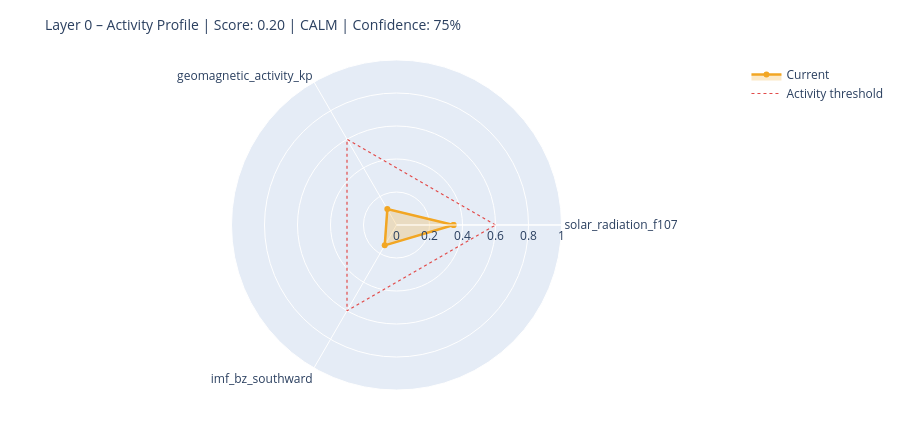

Notebook source saved alongside this figure:
### Markdown cell above
---
## 6. State Assessment & Handoff to Layer 1

### Code cell
# ============================================================
# STEP 1 – Collect raw values with source modes
# Mode: 'primary' | 'fallback_3h' | 'last_valid' | 'missing'
# ============================================================

def safe_last(df, col):
    if df is None or col not in df.columns: return None
    s = df[col].dropna()
    return float(s.iloc[-1]) if not s.empty else None

f107_now = safe_last(df_f107, 'f10.7')
bz_now   = safe_last(df_mag,  'bz_gsm')
kp_now   = safe_last(df_kp,   'kp')
sw_now   = safe_last(df_sw,   'speed')

source_modes = {
    'F10.7':    'primary'  if f107_now is not None else 'missing',
    'Kp':       'primary'  if kp_now   is not None else 'missing',
    'IMF_Bz':   'primary'  if bz_now   is not None else 'missing',
    'SW_speed': 'primary'  if sw_now   is not None else 'missing',
}

# Kp Fallback – 3h endpoint
if kp_now is None:
    try:
        r = requests.get(
            'https://services.swpc.noaa.gov/json/noaa-planetary-k-index.json',
            timeout=10)
        r.raise_for_status()
        fb = pd.DataFrame(r.json())
        tc = next((c for c in fb.columns if 'time' in c.lower()), fb.columns[0])
        kc = next((c for c in fb.columns if 'kp' in c.lower() and c != tc), None)
        if kc:
            fb[kc] = fb[kc].astype(str).str.extract(r'([0-9]+(?:\.[0-9]*)?)')[0]
            fb[kc] = pd.to_numeric(fb[kc], errors='coerce')
            fb = fb[fb[kc] >= 0].dropna(subset=[kc])
            if not fb.empty:
                kp_now = float(fb[kc].iloc[-1])
                source_modes['Kp'] = 'fallback_3h'
                print(f'  Kp fallback (3h): {kp_now:.1f}')
    except Exception as e:
        print(f'  Kp fallback failed: {e}')

# Solar Wind Fallback – last valid value
if sw_now is None and df_sw is not None and 'speed' in df_sw.columns:
    s = df_sw['speed'].dropna()
    if not s.empty:
        sw_now = float(s.iloc[-1])
        source_modes['SW_speed'] = 'last_valid'
        print(f'  SW fallback (last_valid): {sw_now:.0f} km/s')

print()
print('Source modes:', source_modes)

# ============================================================
# STEP 2 – Score from available components only
# ============================================================

def norm(v, lo, hi):
    if v is None: return None
    return max(0.0, min(1.0, (v - lo) / (hi - lo)))

COMPONENTS = {
    'solar_radiation_f107':    (f107_now, norm(f107_now, 60, 250)),
    'geomagnetic_activity_kp': (kp_now,   norm(kp_now,   0,   9)),
    'imf_bz_southward':        (bz_now,   norm(-(bz_now or 0) if bz_now else None, -5, 30)
                                           if bz_now is not None else None),
    'solar_wind_speed':        (sw_now,   norm(sw_now, 300, 800)),
}

available   = {k: v[1] for k, v in COMPONENTS.items() if v[1] is not None}
unavailable = [k for k, v in COMPONENTS.items() if v[1] is None]

layer0_score = round(sum(available.values()) / len(available), 4) if available else None
confidence   = round(len(available) / len(COMPONENTS), 2)

level = ('unknown'  if layer0_score is None
         else 'calm'     if layer0_score < 0.3
         else 'moderate' if layer0_score < 0.6
         else 'active')

# ============================================================
# STEP 3 – Dominant Driver
# ============================================================

def dominant_driver(kp, f107, bz, sw):
    candidates = []
    if kp   is not None and kp   >= 4:   candidates.append(('geomagnetic',    kp / 9))
    if sw   is not None and sw   >= 500:  candidates.append(('solar_wind',     sw / 800))
    if bz   is not None and bz   <= -5:   candidates.append(('imf_southward',  abs(bz) / 30))
    if f107 is not None and f107 >= 150:  candidates.append(('solar_radiation',f107 / 250))
    return max(candidates, key=lambda x: x[1])[0] if candidates else 'none'

driver = dominant_driver(kp_now, f107_now, bz_now, sw_now)

# ============================================================
# STEP 4 – Downstream expectations
# ============================================================

def downstream_expectation(driver, score, kp, bz, f107):
    exp = {
        'magnetosphere':        'calm',
        'ionosphere':           'calm',
        'schumann_resonance':   'unchanged',
        'lithosphere_currents': 'low',
    }
    if driver == 'geomagnetic' or (kp and kp >= 5):
        exp['magnetosphere']        = 'compressed / storm'
        exp['ionosphere']           = 'elevated disturbance (TEC variability)'
        exp['schumann_resonance']   = 'elevated amplitude possible'
        exp['lithosphere_currents'] = 'elevated induction currents'
    elif driver == 'imf_southward' or (bz and bz <= -5):
        exp['magnetosphere']        = 'energy coupling active'
        exp['ionosphere']           = 'elevated electron density possible'
        exp['schumann_resonance']   = 'slight modulation possible'
    elif driver == 'solar_radiation' or (f107 and f107 >= 150):
        exp['ionosphere']           = 'elevated ionization (F-layer)'
        exp['schumann_resonance']   = 'slightly elevated background activity'
    return exp

downstream = downstream_expectation(driver, layer0_score, kp_now, bz_now, f107_now)

# ============================================================
# CONSOLE OUTPUT
# ============================================================

W = 58
print('=' * W)
print('LAYER 0 – STATE ASSESSMENT')
print('=' * W)
for name, (raw_v, score_v) in COMPONENTS.items():
    if score_v is not None:
        bar = '█' * int(score_v * 20) + '░' * (20 - int(score_v * 20))
        print(f'  {name:<35}  {bar}  {score_v:.2f}')
    else:
        print(f'  {name:<35}  {"─" * 20}  n/a')
print('-' * W)
print(f'  Score ({len(available)}/{len(COMPONENTS)} components):  {layer0_score:.3f}')
print(f'  Confidence:         {confidence:.0%}')
print(f'  Level:              {level.upper()}')
print(f'  Dominant Driver:    {driver}')

# Radar chart
cats = list(available.keys())
vals = list(available.values())
if len(cats) >= 3:
    fig = go.Figure()
    fig.add_trace(go.Scatterpolar(
        r=vals + [vals[0]], theta=cats + [cats[0]],
        fill='toself', fillcolor='rgba(242,166,35,0.25)',
        line=dict(color='#F2A623', width=2.5), name='Current'
    ))
    fig.add_trace(go.Scatterpolar(
        r=[0.6] * (len(cats) + 1), theta=cats + [cats[0]],
        line=dict(color='#E24B4A', dash='dot', width=1.2),
        mode='lines', name='Activity threshold'
    ))
    fig.update_layout(
        title=dict(text=f'Layer 0 – Activity Profile | Score: {layer0_score:.2f} | {level.upper()} | Confidence: {confidence:.0%}',
                   font=dict(size=14)),
        polar=dict(radialaxis=dict(visible=True, range=[0, 1])),
        height=430, showlegend=True,
        margin=dict(l=60, r=60, t=60, b=40)
    )
    fig.show()

### Figure 1 — Plotly figure (JSON) as saved in the notebook; plotly's stock layout.template omitted (floating-point values rounded to 4 significant figures)
{"data": [{"fill": "toself", "fillcolor": "rgba(242,166,35,0.25)", "line": {"color": "#F2A623", "width": 2.5}, "name": "Current", "r": [0.3457, 0.1111, 0.1426, 0.3457], "theta": ["solar_radiation_f107", "geomagnetic_activity_kp", "imf_bz_southward", "solar_radiation_f107"], "type": "scatterpolar"}, {"line": {"color": "#E24B4A", "dash": "dot", "width": 1.2}, "mode": "lines", "name": "Activity threshold", "r": [0.6, 0.6, 0.6, 0.6], "theta": ["solar_radiation_f107", "geomagnetic_activity_kp", "imf_bz_southward", "solar_radiation_f107"], "type": "scatterpolar"}], "layout": {"height": 430, "margin": {"b": 40, "l": 60, "r": 60, "t": 60}, "polar": {"radialaxis": {"range": [0, 1], "visible": true}}, "showlegend": true, "title": {"font": {"size": 14}, "text": "Layer 0 – Activity Profile | Score: 0.20 | CALM | Confidence: 75%"}}}
